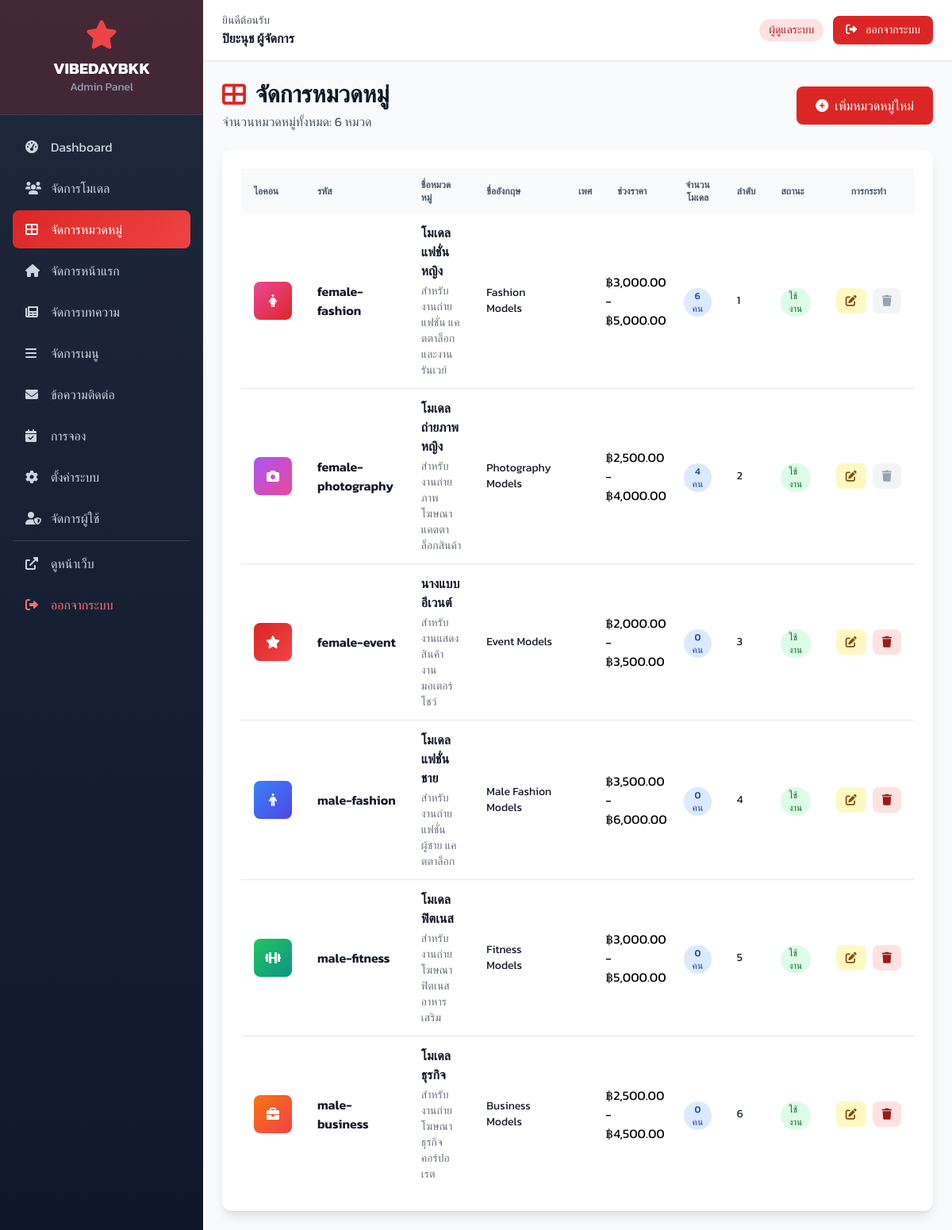
The page /admin/categories/index.php (signed in) on the database its author committed.
### tables this page shows
CREATE TABLE IF NOT EXISTS categories (
    id INT AUTO_INCREMENT PRIMARY KEY,
    code VARCHAR(50) NOT NULL UNIQUE,
    name VARCHAR(100) NOT NULL,
    name_en VARCHAR(100),
    description TEXT,
    icon VARCHAR(50),
    color VARCHAR(50),
    gender ENUM('female', 'male', 'all') DEFAULT 'all',
    price_min DECIMAL(10,2),
    price_max DECIMAL(10,2),
    sort_order INT DEFAULT 0,
    status ENUM('active', 'inactive') DEFAULT 'active',
    created_at TIMESTAMP DEFAULT CURRENT_TIMESTAMP,
    updated_at TIMESTAMP DEFAULT CURRENT_TIMESTAMP ON UPDATE CURRENT_TIMESTAMP
);

### includes/functions.php (called while the page is built, shortened)
<?php
function db_query($conn, $sql) {
    $result = $conn->query($sql);
    return $result;
}
function db_get_rows($conn, $sql) {
    $result = db_query($conn, $sql);
    $rows = [];
    if ($result && $result->num_rows > 0) {
        while ($row = $result->fetch_assoc()) {
            $rows[] = $row;
        }
    }
    return $rows;
}
function format_price($price) {
    return '฿' . number_format($price, 2);
}
function truncate_text($text, $length = 100, $suffix = '...') {
    return $text;
}
?>

### admin/categories/index.php (the view, shortened to what this page needs)
<?php
require_once '../../includes/config.php';
$sql = "SELECT c.*,
        (SELECT COUNT(*) FROM models WHERE category_id = c.id) as model_count
        FROM categories c
        ORDER BY c.sort_order ASC, c.name ASC";
$categories = db_get_rows($conn, $sql);
include '../includes/header.php';
?>
<div class="flex flex-col sm:flex-row sm:items-center sm:justify-between mb-6">
    <div>
        <h2 class="text-3xl font-bold text-gray-900 flex items-center">
            <i class="fas fa-th-large mr-3 text-red-600"></i>จัดการหมวดหมู่
        </h2>
        <p class="text-gray-600 mt-1">จำนวนหมวดหมู่ทั้งหมด: <?php echo count($categories); ?> หมวด</p>
    </div>
    <div class="mt-4 sm:mt-0">
        <a href="add.php" class="inline-flex items-center px-6 py-3 bg-red-600 hover:bg-red-700 text-white rounded-lg transition-colors duration-200 font-medium">
            <i class="fas fa-plus-circle mr-2"></i>เพิ่มหมวดหมู่ใหม่
        </a>
    </div>
</div>
<div class="bg-white rounded-xl shadow-lg overflow-hidden">
    <div class="p-6">
        <?php if (empty($categories)): ?>
            <div class="text-center py-12">
                <i class="fas fa-folder-open text-6xl text-gray-400 mb-4"></i>
                <h5 class="text-gray-600 text-xl font-medium mb-4">ยังไม่มีหมวดหมู่</h5>
                <a href="add.php" class="inline-flex items-center px-6 py-3 bg-red-600 hover:bg-red-700 text-white rounded-lg transition-colors duration-200 font-medium">
                    <i class="fas fa-plus-circle mr-2"></i>เพิ่มหมวดหมู่ใหม่
                </a>
            </div>
        <?php else: ?>
            <div class="overflow-x-auto">
                <table class="w-full">
                    <thead class="bg-gray-50">
                        <tr>
                            <th class="px-4 py-3 text-left text-xs font-semibold text-gray-600 uppercase">ไอคอน</th>
                            <th class="px-4 py-3 text-left text-xs font-semibold text-gray-600 uppercase">รหัส</th>
                            <th class="px-4 py-3 text-left text-xs font-semibold text-gray-600 uppercase">ชื่อหมวดหมู่</th>
                            <th class="px-4 py-3 text-left text-xs font-semibold text-gray-600 uppercase">ชื่ออังกฤษ</th>
                            <th class="px-4 py-3 text-left text-xs font-semibold text-gray-600 uppercase">เพศ</th>
                            <th class="px-4 py-3 text-left text-xs font-semibold text-gray-600 uppercase">ช่วงราคา</th>
                            <th class="px-4 py-3 text-center text-xs font-semibold text-gray-600 uppercase">จำนวนโมเดล</th>
                            <th class="px-4 py-3 text-left text-xs font-semibold text-gray-600 uppercase">ลำดับ</th>
                            <th class="px-4 py-3 text-left text-xs font-semibold text-gray-600 uppercase">สถานะ</th>
                            <th class="px-4 py-3 text-center text-xs font-semibold text-gray-600 uppercase">การกระทำ</th>
                        </tr>
                    </thead>
                    <tbody class="divide-y divide-gray-200">
                        <?php foreach ($categories as $cat): ?>
                        <tr class="hover:bg-gray-50">
                            <td class="px-4 py-3">
                                <div class="w-12 h-12 bg-gradient-to-br <?php echo $cat['color']; ?> text-white flex items-center justify-center rounded-lg">
                                    <i class="fas <?php echo $cat['icon']; ?>"></i>
                                </div>
                            </td>
                            <td class="px-4 py-3">
                                <div class="font-semibold text-gray-900"><?php echo $cat['code']; ?></div>
                            </td>
                            <td class="px-4 py-3">
                                <div class="font-semibold text-gray-900"><?php echo $cat['name']; ?></div>
                                <?php if ($cat['description']): ?>
                                    <div class="text-sm text-gray-500 mt-1"><?php echo truncate_text($cat['description'], 50); ?></div>
                                <?php endif; ?>
                            </td>
                            <td class="px-4 py-3 text-sm text-gray-900"><?php echo $cat['name_en']; ?></td>
                            <td>
                            </td>
                            <td>
                                <?php if ($cat['price_min'] && $cat['price_max']): ?>
                                    <?php echo format_price($cat['price_min']); ?> - <?php echo format_price($cat['price_max']); ?>
                                <?php else: ?>
                                    -
                                <?php endif; ?>
                            </td>
                            <td class="px-4 py-3 text-center">
                                <span class="inline-flex items-center px-2.5 py-0.5 rounded-full text-xs font-medium bg-blue-100 text-blue-800">
                                    <?php echo $cat['model_count']; ?> คน
                                </span>
                            </td>
                            <td class="px-4 py-3 text-sm text-gray-900"><?php echo $cat['sort_order']; ?></td>
                            <td class="px-4 py-3">
                                <?php
                                $status_classes = [
                                    'active' => 'bg-green-100 text-green-800',
                                    'inactive' => 'bg-gray-100 text-gray-800'
                                ];
                                $status_texts = [
                                    'active' => 'ใช้งาน',
                                    'inactive' => 'ไม่ใช้งาน'
                                ];
                                $status_class = $status_classes[$cat['status']] ?? 'bg-gray-100 text-gray-800';
                                $status_text = $status_texts[$cat['status']] ?? $cat['status'];
                                ?>
                                <span class="inline-flex items-center px-2.5 py-0.5 rounded-full text-xs font-medium <?php echo $status_class; ?>">
                                    <?php echo $status_text; ?>
                                </span>
                            </td>
                            <td class="px-4 py-3 text-center">
                                <div class="flex items-center justify-center space-x-2">
                                    <a href="edit.php?id=<?php echo $cat['id']; ?>"
                                       class="inline-flex items-center px-3 py-1.5 bg-yellow-100 hover:bg-yellow-200 text-yellow-800 rounded-lg transition-colors duration-200"
                                       title="แก้ไข">
                                        <i class="fas fa-edit text-sm"></i>
                                    </a>
                                    <?php if ($cat['model_count'] == 0): ?>
                                    <a href="delete.php?id=<?php echo $cat['id']; ?>"
                                       class="inline-flex items-center px-3 py-1.5 bg-red-100 hover:bg-red-200 text-red-800 rounded-lg transition-colors duration-200 btn-delete"
                                       title="ลบ">
                                        <i class="fas fa-trash text-sm"></i>
                                    </a>
                                    <?php else: ?>
                                    <button class="inline-flex items-center px-3 py-1.5 bg-gray-100 text-gray-400 rounded-lg cursor-not-allowed" disabled title="มีโมเดลอยู่ในหมวดหมู่นี้">
                                        <i class="fas fa-trash text-sm"></i>
                                    </button>
                                    <?php endif; ?>
                                </div>
                            </td>
                        </tr>
                        <?php endforeach; ?>
                    </tbody>
                </table>
            </div>
        <?php endif; ?>
    </div>
</div>
<?php
include '../includes/footer.php';
?>

### admin/includes/header.php (style rules this page uses)
body { font-family: 'Kanit', sans-serif; }

### rows shown on the page
categories: code "female-fashion", name "โมเดลแฟชั่นหญิง", description "สำหรับงานถ่ายแฟชั่น แคตตาล็อก และงานรันเวย์", name_en "Fashion Models", price_min "฿3,000.00", price_max "฿5,000.00", model_count "6", sort_order "1", status "ใช้งาน"
categories: code "female-photography", name "โมเดลถ่ายภาพหญิง", description "สำหรับงานถ่ายภาพโฆษณา แคตตาล็อกสินค้า", name_en "Photography Models", price_min "฿2,500.00", price_max "฿4,000.00", model_count "4", sort_order "2", status "ใช้งาน"
categories: code "female-event", name "นางแบบอีเวนต์", description "สำหรับงานแสดงสินค้า งานมอเตอร์โชว์", name_en "Event Models", price_min "฿2,000.00", price_max "฿3,500.00", model_count "0", sort_order "3", status "ใช้งาน"
categories: code "male-fashion", name "โมเดลแฟชั่นชาย", description "สำหรับงานถ่ายแฟชั่นผู้ชาย แคตตาล็อก", name_en "Male Fashion Models", price_min "฿3,500.00", price_max "฿6,000.00", model_count "0", sort_order "4", status "ใช้งาน"
categories: code "male-fitness", name "โมเดลฟิตเนส", description "สำหรับงานถ่ายโฆษณาฟิตเนส อาหารเสริม", name_en "Fitness Models", price_min "฿3,000.00", price_max "฿5,000.00", model_count "0", sort_order "5", status "ใช้งาน"
categories: code "male-business", name "โมเดลธุรกิจ", description "สำหรับงานถ่ายโฆษณาธุรกิจ คอร์ปอเรต", name_en "Business Models", price_min "฿2,500.00", price_max "฿4,500.00", model_count "0", sort_order "6", status "ใช้งาน"

### other values the page prints
$full_name "ปิยะนุช ผู้จัดการ"
count($categories) "6"
